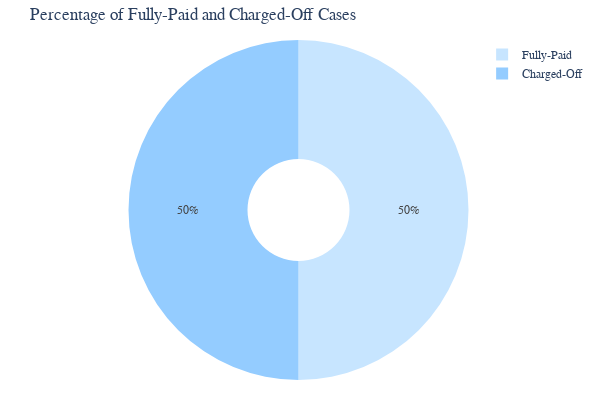

Notebook source saved alongside this figure:
### Code cell
loan_status_counts = df_upsampled['loan_status'].value_counts()

fully_paid_percent = round(loan_status_counts[0] / loan_status_counts.sum() * 100, 2)
charged_off_percent = round(loan_status_counts[1] / loan_status_counts.sum() * 100, 2)

status_labels = ['Fully-Paid', 'Charged-Off']
values = [fully_paid_percent, charged_off_percent]
import plotly.graph_objects as go

fig = go.Figure(data=[go.Pie(labels=status_labels, values=values, hole=.3)])

fig.update_layout(title='Percentage of Fully-Paid and Charged-Off Cases',
                  font=dict(family="Arial", size=12),
                  margin=dict(l=20, r=20, t=40, b=20),
                  paper_bgcolor='white', 
                  plot_bgcolor='white',  
                  legend=dict(orientation="v", yanchor="top", xanchor="right", x=1.02, y=1),  
                  width=600,  
                  height=400)  

fig.update_traces(marker=dict(colors=['#c7e5ff', '#94ccff']))

fig.show()

### Figure 1 — Plotly figure (JSON) as saved in the notebook; plotly's stock layout.template omitted (floating-point values rounded to 4 significant figures)
{"data": [{"hole": 0.3, "labels": ["Fully-Paid", "Charged-Off"], "marker": {"colors": ["#c7e5ff", "#94ccff"]}, "type": "pie", "values": [50, 50]}], "layout": {"font": {"family": "Arial", "size": 12}, "height": 400, "legend": {"orientation": "v", "x": 1.02, "xanchor": "right", "y": 1, "yanchor": "top"}, "margin": {"b": 20, "l": 20, "r": 20, "t": 40}, "paper_bgcolor": "white", "plot_bgcolor": "white", "title": {"text": "Percentage of Fully-Paid and Charged-Off Cases"}, "width": 600}}
